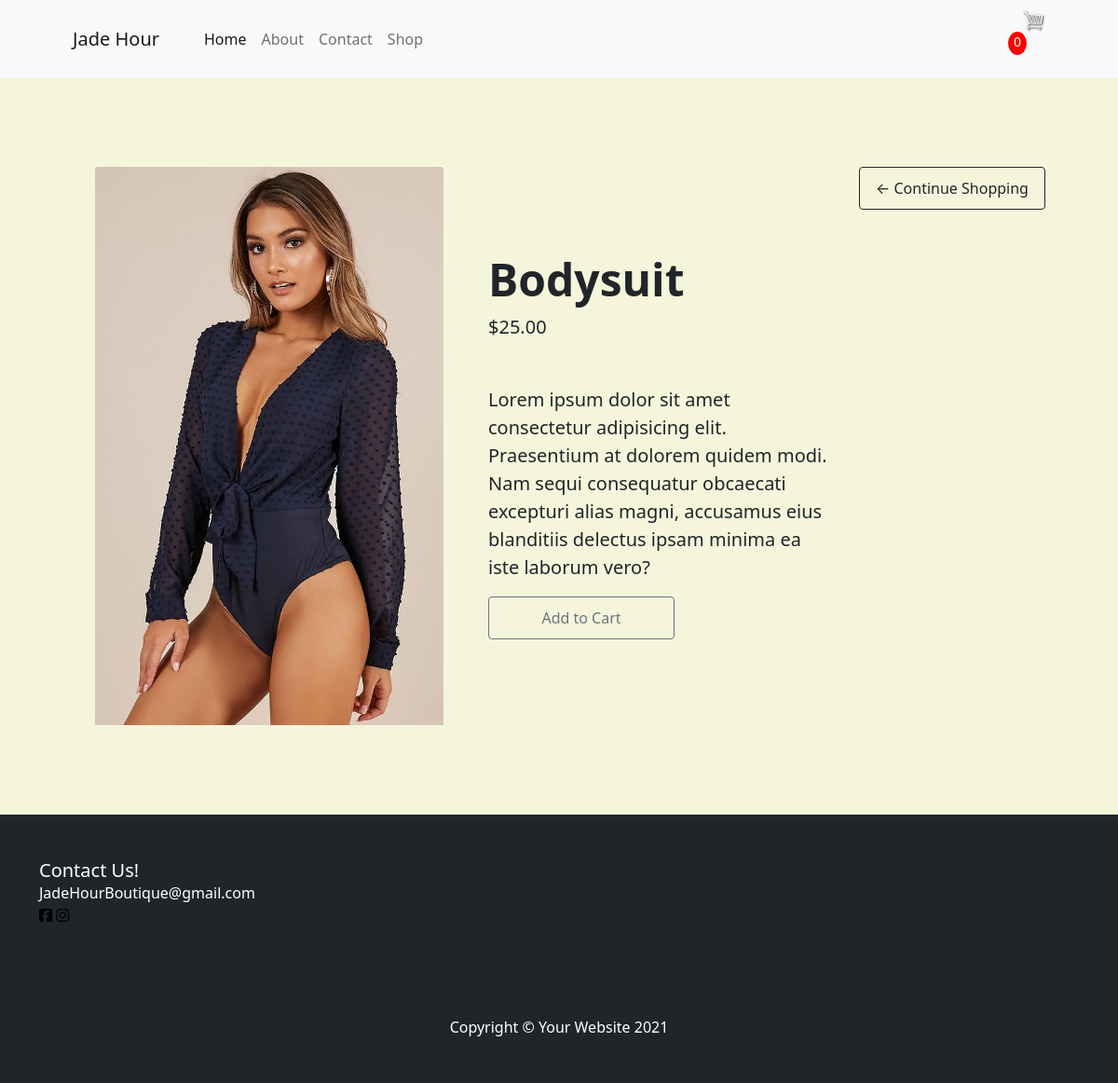
The app's page /product/3 with its own data.
### JadeHourApp/models.py (models this page shows, shortened)
class Product(models.Model):
    name = models.CharField(max_length=45)
    price = models.DecimalField(max_digits=5, decimal_places=2)
    image = models.ImageField(null=True)

### JadeHourApp/views.py (the view)
# urls.py: path('product', views.product),
def product(request, product_id):
    data = cartData(request)
    cartItems = data['cartItems']
    one_product = Product.objects.get(id=product_id)
    products = Product.objects.all()
    context = {'product': one_product, 'products':products, 'cartItems': cartItems}
    return render(request, 'product.html', context)

### JadeHourApp/utils.py (called while the page is built, shortened)
def cookieCart(request):
    try:
        cart = json.loads(request.COOKIES['cart'])
    except:
        cart = {}
    print('Cart:', cart)
    items = []
    order = {'get_cart_total': 0, 'get_cart_items': 0, 'shipping': False}
    cartItems = order['get_cart_items']
    return {'cartItems': cartItems, 'order': order, 'items': items}

def cartData(request):
    if request.user.is_authenticated:
        customer = request.user.customer
        order, created = Order.objects.get_or_create(customer=customer, complete= False)
        items = order.orderitem_set.all()
        cartItems = order.get_cart_items
    else:
        cookieData = cookieCart(request)
        cartItems = cookieData['cartItems']
        order = cookieData['order']
        items = cookieData['items']
    return {'items': items, 'order': order, 'cartItems': cartItems}

### JadeHourApp/templates/product.html (shortened to what this page needs)
<!DOCTYPE html>
<html lang="en">
    <head>
        <link href="https://cdn.jsdelivr.net/npm/bootstrap-icons@1.5.0/font/bootstrap-icons.css" rel="stylesheet" />
        {% load static %}
        <link rel="stylesheet" href="{% static 'css/product.css' %}">
    </head>
    <body>
        <nav class="navbar navbar-expand-lg navbar-light bg-light">
            <div class="container px-4 px-lg-5">
                <a class="navbar-brand" href="/">Jade Hour</a>
                <div class="collapse navbar-collapse" id="navbarSupportedContent">
                    <ul class="navbar-nav me-auto mb-2 mb-lg-0 ms-lg-4">
                        <li class="nav-item"><a class="nav-link active" aria-current="page" href="/">Home</a></li>
                        <li class="nav-item"><a class="nav-link" href="/about">About</a></li>
                        <li class="nav-item"><a class="nav-link" href="/contact">Contact</a></li>
                        <li class="nav-item"><a class="nav-link" href="/shop">Shop</a></li>
                    </ul>
                    <div class="form-inline my-2 my-lg-0">
                        <a class="cart-button" href="/cart">
                            <img id="cart-icon" src="{% static 'img/cart.png' %}"> <p id="cart-total">{{cartItems}}</p>
                        </a>
                    </div>
                </div>
            </div>
        </nav>
        <div id="container">
            <section class="py-5">
                <div class="container px-4 px-lg-5 my-5">
                    <a class="btn btn-outline-dark" href="/shop">&#x2190; Continue Shopping</a>
                    <div class="row gx-4 gx-lg-5 align-items-center">
                        <div class="col-md-6"><img class="card-img-top mb-5 mb-md-0" src="{{product.image.url}}"></img></div>
                        <div class="col-md-6">
                            <h1 class="display-5 fw-bolder">{{product.name}}</h1>
                            <div class="fs-5 mb-5">
                                <span>${{product.price}}</span>
                            </div>
                            <p class="lead">Lorem ipsum dolor sit amet consectetur adipisicing elit. Praesentium at dolorem quidem modi. Nam sequi consequatur obcaecati excepturi alias magni, accusamus eius blanditiis delectus ipsam minima ea iste laborum vero?</p>
                            <div class="d-flex">
                                <button data-product={{product.id}} data-action="add" class="btn btn-outline-secondary add-btn update-cart">Add to Cart</button>
                            </div>
                        </div>
                    </div>
                </div>
            </section>
        </div>
        <footer class="py-5 bg-dark">
            <div class="container">
                <h5 class="m-0 text-left text-white">Contact Us!</h5>
                <p class="m-0 text-left text-white">JadeHourBoutique@gmail.com</p>
                <a href="https://www.facebook.com/topxero.yuttapibool/"><i class="fab fa-facebook-square"></i></a>
                <a href="https://www.instagram.com/accounts/login/#"><i class="fab fa-instagram"></i></a>
            </div>
        </footer>
        <footer class="py-5 bg-dark">
            <div class="container"><p class="m-0 text-center text-white">Copyright &copy; Your Website 2021</p></div>
        </footer>
    </body>
</html>

### records on screen
Product: image (picture), name "Bodysuit", price "25.00"

### other values on screen
{{ cartItems }} "0"
